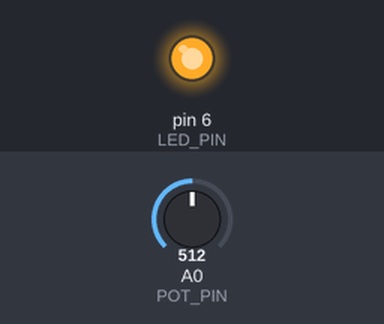
A sketch run on a simulated Arduino Uno, built with avr-gcc and run on an emulated ATmega328P. Parts: output pins drawn as LEDs (lit = HIGH). The inputs (shaded band) are chosen by the test bench; at power-on: A0 (POT_PIN) = 512.

Above: at 2.8 s.
2.9 s: A0 (POT_PIN) set to 0
5.6 s: A0 (POT_PIN) set to 122
At 5.95 s:
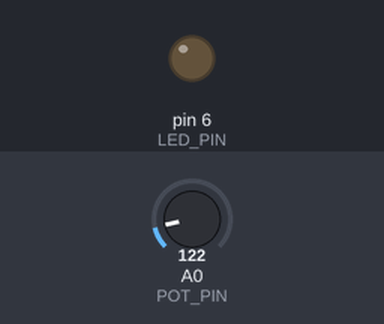
Timing chart, 0 to 15.1 s (numbered marks = the images above; inputs shaded):
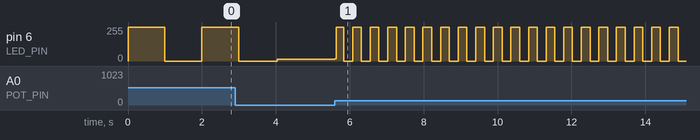

Measured:
- after the input at 5.6 s, pin 6 (LED_PIN): 12/255 → 18/255 at once, then repeats every 0.44 s: 255/255 0.20 s, 0/255 0.24 s

The sketch:

grove-pot-led.ino
```cpp
const int POT_PIN = A0;
const int LED_PIN = 6;  // arduino sensor kit
//const int LED_PIN = 4;  // grove beginner kit

void setup() {
  pinMode(LED_PIN, OUTPUT);
}

void loop() {
  int pot_value = analogRead(POT_PIN);
  int param_delay = map(pot_value, 0, 1023, 0, 2000);

  digitalWrite(LED_PIN, HIGH);
  delay(param_delay);
  digitalWrite(LED_PIN, LOW);
  delay(param_delay);
}
```
